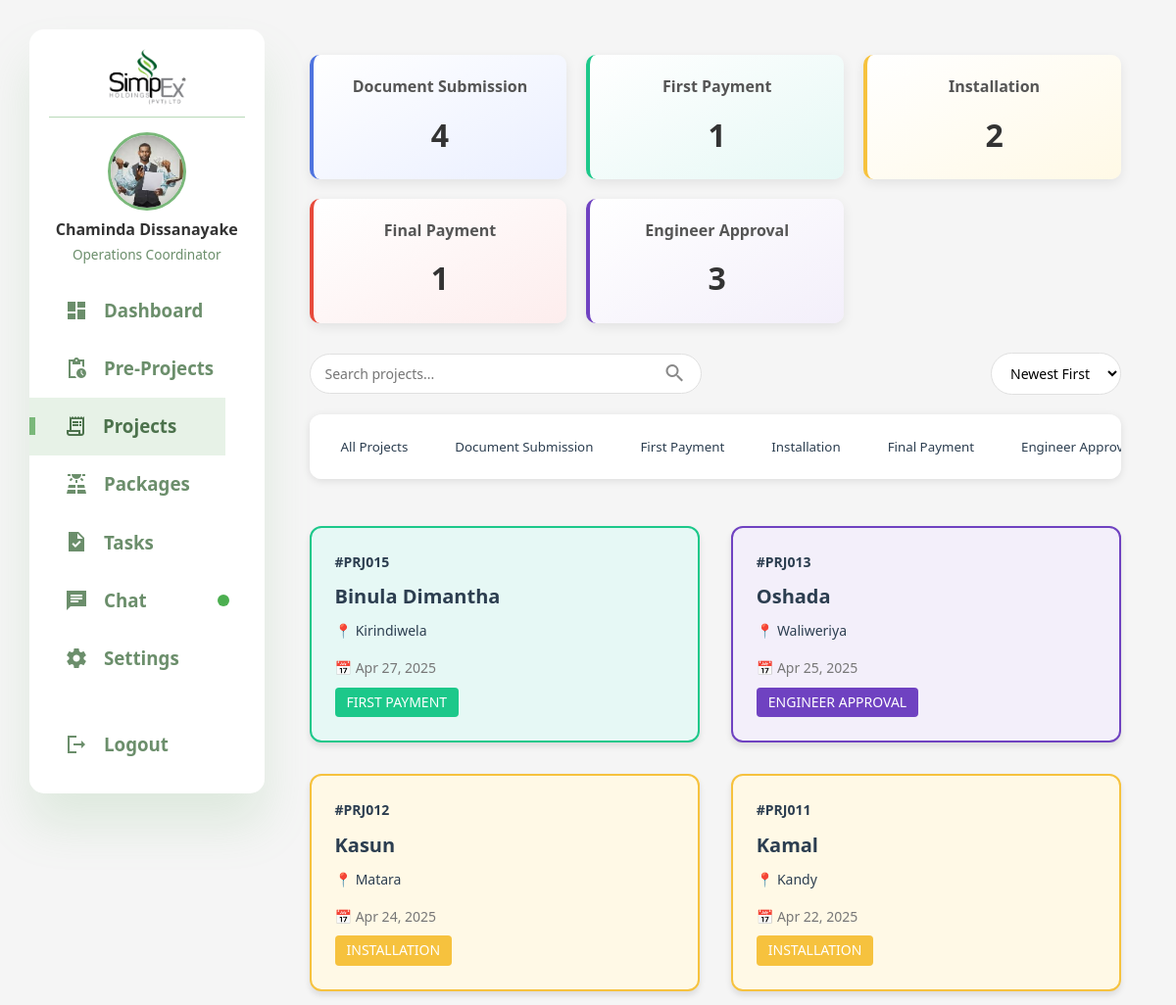
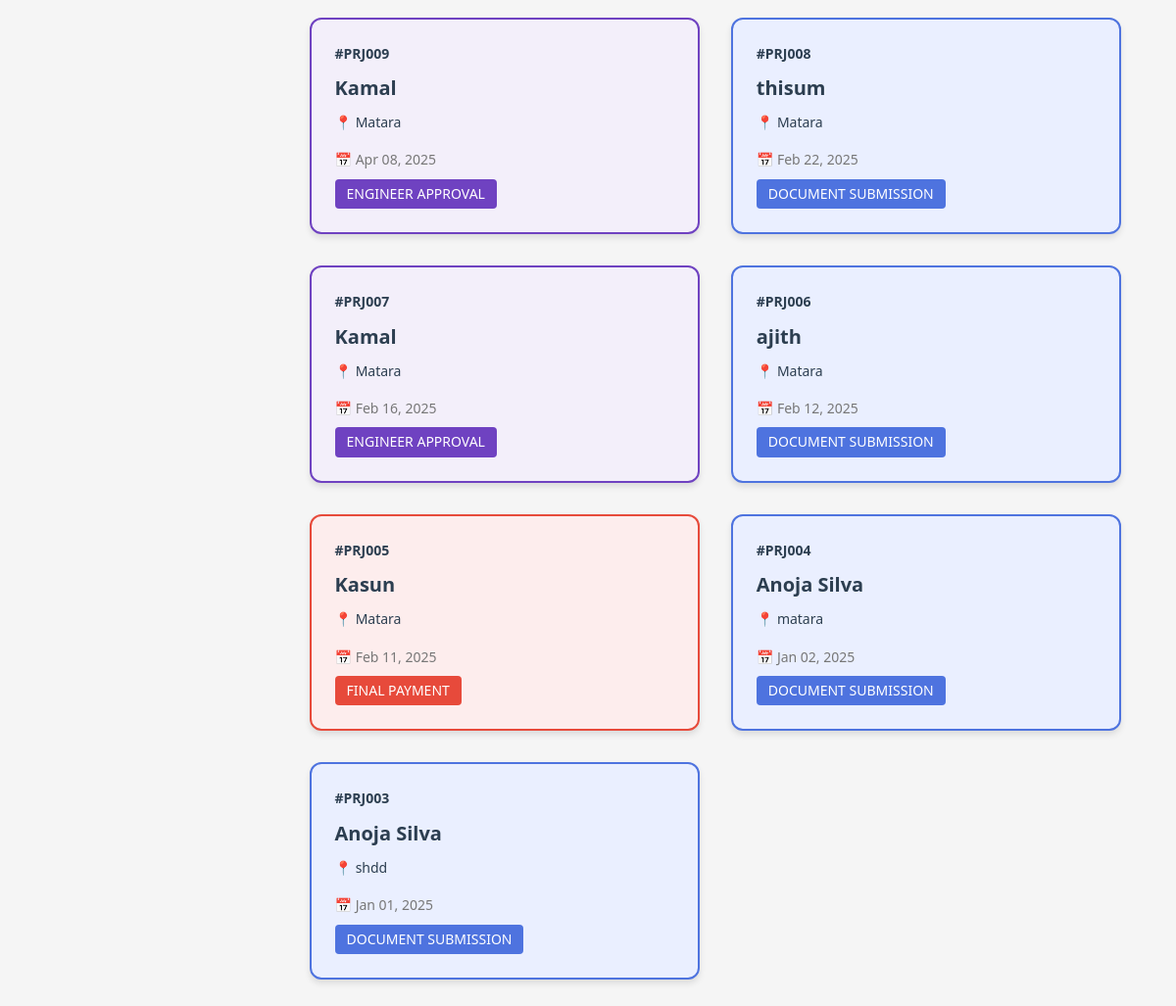
Page /operationsCoordinator/projects (signed in) on the committed database (2 pictures, top to bottom).
### tables this page shows
CREATE TABLE `projects` (
  `project_id` int NOT NULL,
  `pre_project_id` int DEFAULT NULL,
  `customer_id` int DEFAULT NULL,
  `quotation_id` int DEFAULT NULL,
  `agreement_id` int DEFAULT NULL,
  `package_id` int DEFAULT NULL,
  `custom_package_id` int DEFAULT NULL,
  `status` enum('active','completed','cancelled') DEFAULT NULL,
  `current_phase` enum('document_submission','first_payment','installation','final_payment','engineer_approval','grid_connection','completed') DEFAULT NULL,
  `created_at` timestamp NULL DEFAULT CURRENT_TIMESTAMP,
  `updated_at` timestamp NULL DEFAULT CURRENT_TIMESTAMP ON UPDATE CURRENT_TIMESTAMP,
  `equipment_released` tinyint(1) DEFAULT '0'
);

CREATE TABLE `users` (
  `user_id` int NOT NULL,
  `name` varchar(100) NOT NULL,
  `email` varchar(100) NOT NULL,
  `password` varchar(255) NOT NULL,
  `phone` varchar(15) DEFAULT NULL,
  `role` enum('customer','admin','chiefCoordinator','operationsCoordinator','hRAdministrator','supplierCoordinator','employee') NOT NULL,
  `created_at` timestamp NOT NULL DEFAULT CURRENT_TIMESTAMP,
  `updated_at` timestamp NOT NULL DEFAULT CURRENT_TIMESTAMP ON UPDATE CURRENT_TIMESTAMP,
  `profile_picture` varchar(255) DEFAULT NULL
);

### app/controllers/OperationsCoordinator.php (called while the page is built, shortened)
<?php
class OperationsCoordinator extends Controller
{
    private $projectModel;
    public function __construct()
    {
        $this->projectModel = $this->model('M_CustomerProject');
    }
    public function projects()
    {
        $stats = [
            'document_submission' => $this->projectModel->getProjectCountByPhase('document_submission'),
            'first_payment' => $this->projectModel->getProjectCountByPhase('first_payment'),
            'installation' => $this->projectModel->getProjectCountByPhase('installation'),
            'final_payment' => $this->projectModel->getProjectCountByPhase('final_payment'),
            'engineer_approval' => $this->projectModel->getProjectCountByPhase('engineer_approval')
        ];
        $projects = $this->projectModel->getAllProjectsWithCustomerDetails();
        $data = [
            'stats' => $stats,
            'projects' => $projects
        ];
        $this->view('operationsCoordinator/v_projects', $data);
    }
}

### app/libraries/Core.php (called while the page is built, shortened)
<?php
class Core{
    protected $currentMethod = 'index';
    public function __construct(){
        $url = $this->getUrl();
        if (isset($url[0]) && file_exists('../app/controllers/' . ucwords($url[0]) . '.php')) {
            unset($url[0]);
        } else if (isset($url[0])) {
            $this->handle404();
            return;
        }
        $this->currentController = new $this->currentController;
        if(isset($url[1])){
            if(method_exists($this->currentController, $url[1])){
                $this->currentMethod= $url[1];
                unset($url[1]);
            } else {
                $this->handle404();
                return;
            }
        }
        $this->params= $url ? array_values($url) : [];
        call_user_func_array([$this->currentController, $this->currentMethod], $this->params);
    }
    public function getUrl(){
        if (isset($_GET['url'])){
            $url = rtrim($_GET['url'], '/');
            $url = filter_var($url, FILTER_SANITIZE_URL);
            $url = explode('/', $url);
            return $url;
        }
        return [];
    }
}
?>

### public/index.php (called while the page is built, shortened)
<?php
   $init = new Core;
?>

### app/libraries/Database.php (called while the page is built, shortened)
<?php
    class Database{
        private $host= DB_HOST;
        private $user= DB_USER;
        private $password= DB_PASSWORD;
        private $dbname= DB_NAME;
        private $dbh;
        private $statement;
        public function __construct(){
            $dsn = 'mysql:host=' . $this->host . ';dbname=' . $this->dbname;
            $options= array(
                PDO::ATTR_PERSISTENT=>true,
                PDO::ATTR_ERRMODE=> PDO::ERRMODE_EXCEPTION
            );
            try{
                $this->dbh= new PDO($dsn, $this->user, $this->password, $options);
            }
            catch(PDOException $e){
                $this->error= $e->getMessage();
                echo $this->error;
            }
        }
        public function query($sql){
            $this->statement= $this->dbh->prepare($sql);
        }
        public function bind($param, $value,$type=NULL){
            if(is_null($type)){
                switch(true){
                    default:
                    $type= PDO::PARAM_STR;
                }
            }
            $this->statement->bindValue($param, $value, $type);
        }
        public function execute(){
            try {
                return $this->statement->execute();
            } catch (PDOException $e) {
                error_log("Database error: " . $e->getMessage());
                return false;
            }
        }
        public function resultSet(){
            $this->execute();
            return $this->statement->fetchAll(PDO::FETCH_OBJ);
        }
    }
?>

### app/models/M_CustomerProject.php (called while the page is built, shortened)
<?php
class M_CustomerProject
{
    private $db;
    public function __construct()
    {
        $this->db = new Database;
    }
    public function getProjectCountByPhase($phase)
    {
        $this->db->query('SELECT COUNT(*) as count FROM projects WHERE current_phase = :phase AND status = "active"');
        $this->db->bind(':phase', $phase);
        $result = $this->db->single();
        return ($result && isset($result->count)) ? $result->count : 0;
    }
    public function getAllProjectsWithCustomerDetails()
    {
        $this->db->query('SELECT p.*, u.name as customer_name, IFNULL(cq.nearest_city, "No Location") as location
             FROM projects p
             LEFT JOIN users u ON p.customer_id = u.user_id
             LEFT JOIN customerquotation cq ON p.pre_project_id = cq.pre_project_id
             WHERE p.status = "active"
             ORDER BY p.created_at DESC');
        return $this->db->resultSet();
    }
}

### app/views/operationsCoordinator/v_projects.php (the view, shortened to what this page needs)
<link rel="stylesheet" href="<?php echo URLROOT; ?>/css/operationsCoordinator/projects.css">
</head>
<body data-user-role="operationsCoordinator" data-user-id="<?php echo $_SESSION['user_id']; ?>" data-urlroot="<?php echo URLROOT; ?>">
    <div class="dashboard-container">
        <div class="sidebar" id="sidebar">
            <div class="company-logo">
                <img src="<?php echo URLROOT; ?>/public/assets/simpex-logo-sidebar.png" alt="Simpex Solar Logo">
            </div>
            <div class="user-profile">
                <img src="<?php echo isset($_SESSION['user_picture']) && !empty($_SESSION['user_picture']) ? URLROOT . '/public/uploads/profile_pictures/' . $_SESSION['user_picture'] : URLROOT . '/public/assets/profile.png'; ?>" alt="User profile picture" class="profile-picture" />
                <div class="user-info">
                    <h4><?php echo isset($_SESSION['user_name']) ? $_SESSION['user_name'] : 'User Name'; ?></h4>
                    <p>Operations Coordinator</p>
                </div>
            </div>
            <a href="<?php echo URLROOT ?>/operationsCoordinator/dashboard">
                <span class="material-icons-sharp">dashboard</span>
                <h3>Dashboard</h3>
            </a>
            <a href="<?php echo URLROOT ?>/operationsCoordinator/preprojects">
                <span class="material-icons-sharp">pending_actions</span>
                <h3>Pre-Projects</h3>
            </a>
            <a href="<?php echo URLROOT ?>/operationsCoordinator/projects" class="active">
                <span class="material-icons-sharp">receipt_long</span>
                <h3>Projects</h3>
            </a>
            <a href="<?php echo URLROOT ?>/operationsCoordinator/managePackages">
                <span class="material-icons-sharp">solar_power</span>
                <h3>Packages</h3>
            </a>
            <a href="<?php echo URLROOT ?>/operationsCoordinator/tasks">
                <span class="material-icons-sharp">task</span>
                <h3>Tasks</h3>
            </a>
            <a href="<?php echo URLROOT ?>/operationsCoordinator/chat" class="<?php echo (strpos($_SERVER['REQUEST_URI'], 'chat') !== false) ? 'active' : ''; ?>">
                <span class="material-icons-sharp">chat</span>
                <h3>Chat</h3>
                <span class="notification-dot" style="display: <?php echo (isset($_SESSION['total_unread_count']) && $_SESSION['total_unread_count'] > 0) ? 'block' : 'none'; ?>;"></span>
            </a>
            <a href="<?php echo URLROOT ?>/operationsCoordinator/settings">
                <span class="material-icons-sharp">settings</span>
                <h3>Settings</h3>
            </a>
            <a href="<?php echo URLROOT; ?>/users/logout">
                <span class="material-icons-sharp">logout</span>
                <h3>Logout</h3>
            </a>
        </div>
        <div class="main-content">
            <div class="container">
                <div class="stats-grid">
                    <div class="stat-card" data-phase="document_submission">
                        <h3>Document Submission</h3>
                        <p class="count"><?php echo $data['stats']['document_submission']; ?></p>
                    </div>
                    <div class="stat-card" data-phase="first_payment">
                        <h3>First Payment</h3>
                        <p class="count"><?php echo $data['stats']['first_payment']; ?></p>
                    </div>
                    <div class="stat-card" data-phase="installation">
                        <h3>Installation</h3>
                        <p class="count"><?php echo $data['stats']['installation']; ?></p>
                    </div>
                    <div class="stat-card" data-phase="final_payment">
                        <h3>Final Payment</h3>
                        <p class="count"><?php echo $data['stats']['final_payment']; ?></p>
                    </div>
                    <div class="stat-card" data-phase="engineer_approval">
                        <h3>Engineer Approval</h3>
                        <p class="count"><?php echo $data['stats']['engineer_approval']; ?></p>
                    </div>
                </div>
                <div class="control-bar">
                    <div class="search-box">
                        <input type="text" class="search-input" placeholder="Search projects...">
                        <span class="material-icons-sharp search-icon">search</span>
                    </div>
                    <select class="sort-dropdown">
                        <option value="newest">Newest First</option>
                    </select>
                </div>
                <nav class="phase-filter">
                    <button class="filter-btn active" data-phase="all">All Projects</button>
                    <button class="filter-btn" data-phase="document_submission">Document Submission</button>
                    <button class="filter-btn" data-phase="first_payment">First Payment</button>
                    <button class="filter-btn" data-phase="installation">Installation</button>
                    <button class="filter-btn" data-phase="final_payment">Final Payment</button>
                    <button class="filter-btn" data-phase="engineer_approval">Engineer Approval</button>
                </nav>
                <div class="projects-grid" id="projectsGrid">
                    <?php if (isset($data['projects']) && !empty($data['projects'])): ?>
                        <?php foreach ($data['projects'] as $project): ?>
                            <div class="project-card" data-phase="<?php echo $project->current_phase; ?>"
                                onclick="window.location.href='<?php echo URLROOT; ?>/operationsCoordinator/manageAproject/<?php echo $project->project_id; ?>'">
                                <div class="project-content">
                                    <div class="project-id">#PRJ<?php echo str_pad($project->project_id, 3, '0', STR_PAD_LEFT); ?></div>
                                    <div class="customer-name"><?php echo $project->customer_name; ?></div>
                                    <div class="project-location">
                                        📍 <?php echo $project->location; ?>
                                    </div>
                                    <div class="project-date">
                                        📅 <?php echo date('M d, Y', strtotime($project->created_at)); ?>
                                    </div>
                                    <div class="project-phase">
                                        <?php echo strtoupper(str_replace('_', ' ', $project->current_phase)); ?>
                                    </div>
                                </div>
                            </div>
                        <?php endforeach; ?>
                    <?php else: ?>
                        <p>No projects found.</p>
                    <?php endif; ?>
                </div>
            </div>
        </div>
    </div>

### public/css/operationsCoordinator/styles.css (style rules this page uses)
:root { --theme-color: #7ab87a; --white: #fff; --sidebar-background: #f3f8f3; --sidebar-link-hover: rgba(122, 184, 122, 0.18); --sidebar-link-color: #6b8e6b; --sidebar-link-active-bg: rgba(122, 184, 122, 0.18); --sidebar-link-active-color: #4c724c; --text-color: #333; --success-color: #6fd649; --warning-color: #ffc107; --danger-color: #dc3545; }
* { box-sizing: border-box; margin: 0; padding: 0; }
body { font-family: "Segoe UI", Tahoma, Geneva, Verdana, sans-serif; line-height: 1.6; color: var(--text-color); background-color: var(--sidebar-background); }
.dashboard-container { display: flex; min-height: 100vh; }
.sidebar { width: 250px; background-color: var(--white); padding: 20px; display: flex; flex-direction: column; border-radius: 15px; box-shadow: 0 2rem 3rem var(--sidebar-link-hover); height: calc(100vh - 20px); justify-content: flex-start; transition: all 0.3s ease-in-out; margin: 10px; z-index: 1000; text-decoration: none; position: -webkit-sticky; position: sticky; top: 10px; overflow-y: auto; overflow-x: hidden; }
.sidebar a { display: flex; align-items: center; color: var(--sidebar-link-color); height: 3.7rem; gap: 1rem; position: relative; transition: all 0.3s ease; width: 100%; padding-left: 1rem; text-decoration: none; }
.sidebar a:last-child { margin-top: auto; }
.sidebar a.active { width: 100%; color: var(--sidebar-link-active-color); background-color: var(--sidebar-link-active-bg); margin-left: -20px; padding-right: 0px; padding-left: 35px; }
.sidebar a.active::before { content: ""; width: 6px; height: 18px; background-color: var(--theme-color); position: absolute; left: 0px; }
.company-logo { text-align: center; padding: 0; border-bottom: 1px solid rgba(122, 184, 122, 0.534); margin-bottom: 15px; }
.company-logo img { max-width: 40%; height: auto; }
.user-profile { display: flex; flex-direction: column; align-items: center; margin-bottom: 15px; padding:0; border-bottom: 1px solid rgba(255, 255, 255, 0.1); }
.profile-picture { width: 80px; height: 80px; border-radius: 50%; object-fit: cover; margin-bottom: 5px; border: 3px solid var(--theme-color); }
.user-info { text-align: center; }
.user-info h4 { margin: 2px 0; color: var(--text-color); font-weight:700; text-transform: capitalize; }
.user-info p { margin: 0; color: var(--sidebar-link-color); font-size: 0.85rem; font-weight: 500; }
.main-content { flex-grow: 1; padding: 20px; overflow-y: auto; }
.container { max-width: 1200px; margin: 0 auto; padding: 20px; }

### public/css/notification.css (style rules this page uses)
.notification-dot { width: 12px; height: 12px; background-color: #4CAF50; border-radius: 50%; position: absolute; right: 16px; top: 50%; transform: translateY(-50%); }
.sidebar a { position: relative; }

### rows in the picture
projects: customer "4", pre_project "1", project_id "003", customer.name "Anoja Silva", location "shdd", created_at "Jan 01, 2025", current_phase "DOCUMENT SUBMISSION"
projects: project_id "015", customer.name "Binula Dimantha", location "Kirindiwela", created_at "Apr 27, 2025", current_phase "FIRST PAYMENT"
projects: project_id "013", customer.name "Oshada", location "Waliweriya", created_at "Apr 25, 2025", current_phase "ENGINEER APPROVAL"
projects: project_id "012", customer.name "Kasun", location "Matara", created_at "Apr 24, 2025", current_phase "INSTALLATION"
projects: project_id "011", customer.name "Kamal", location "Kandy", created_at "Apr 22, 2025", current_phase "INSTALLATION"
projects: project_id "009", customer.name "Kamal", location "Matara", created_at "Apr 08, 2025", current_phase "ENGINEER APPROVAL"
projects: project_id "008", customer.name "thisum", location "Matara", created_at "Feb 22, 2025", current_phase "DOCUMENT SUBMISSION"
projects: project_id "007", customer.name "Kamal", location "Matara", created_at "Feb 16, 2025", current_phase "ENGINEER APPROVAL"
projects: project_id "006", customer.name "ajith", location "Matara", created_at "Feb 12, 2025", current_phase "DOCUMENT SUBMISSION"
projects: project_id "005", customer.name "Kasun", location "Matara", created_at "Feb 11, 2025", current_phase "FINAL PAYMENT"
projects: project_id "004", customer.name "Anoja Silva", location "matara", created_at "Jan 02, 2025", current_phase "DOCUMENT SUBMISSION"

### other values in the picture
$_SESSION['user_name'] "Chaminda Dissanayake"
$data['stats']['installation'] "2"
$data['stats']['engineer_approval'] "3"
